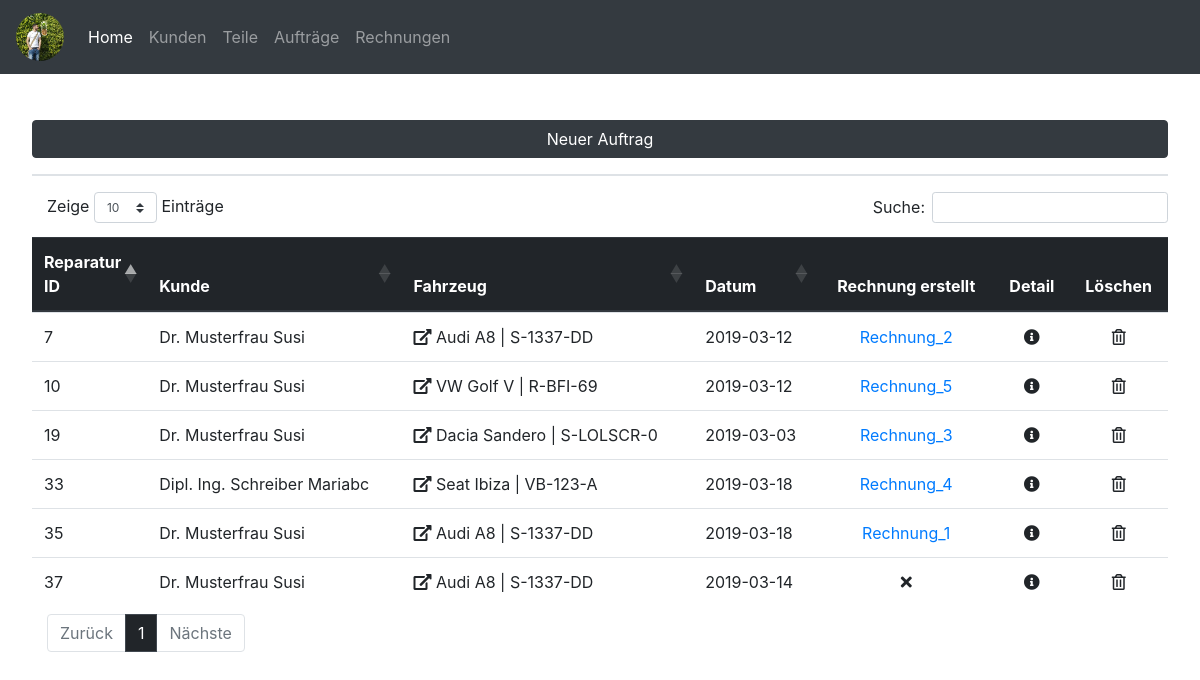
The page /contract_list.php on the database its author committed.
### tables this page shows
CREATE TABLE `reparatur` (
  `repid` int(11) NOT NULL,
  `fzid` int(11) NOT NULL,
  `datum` date NOT NULL,
  `rechnungerstellt` tinyint(1) NOT NULL
);

CREATE TABLE `kunde` (
  `kundennummer` int(10) NOT NULL,
  `anrede` varchar(15) NOT NULL,
  `titel` varchar(10) NOT NULL,
  `vorname` varchar(20) NOT NULL,
  `nachname` varchar(20) NOT NULL,
  `gebdat` date NOT NULL,
  `strasse` varchar(50) NOT NULL,
  `plz` int(10) NOT NULL,
  `ort` varchar(50) NOT NULL,
  `telefon` varchar(20) NOT NULL,
  `email` varchar(50) NOT NULL,
  `newsletter` tinyint(1) NOT NULL,
  `kommentar` text NOT NULL,
  `kundeseit` date NOT NULL
);

CREATE TABLE `fahrzeug` (
  `fzid` int(11) NOT NULL,
  `kundeid` int(11) NOT NULL,
  `marke` varchar(20) NOT NULL,
  `type` varchar(20) NOT NULL,
  `kennzeichen` varchar(10) NOT NULL,
  `fahrgestellnummer` varchar(30) NOT NULL,
  `nationalcode` varchar(20) NOT NULL,
  `motorkennzeichen` varchar(4) NOT NULL,
  `getriebekennzeichen` varchar(20) NOT NULL,
  `farbe` varchar(20) NOT NULL,
  `treibstoff` varchar(20) NOT NULL,
  `leistung` int(3) NOT NULL,
  `hubraum` int(5) NOT NULL,
  `erstzulassung` date NOT NULL
);

CREATE TABLE `rechnung` (
  `rechnungid` int(11) NOT NULL,
  `repid` int(11) DEFAULT NULL,
  `rechnungsnummer` int(11) NOT NULL,
  `rechnungsdatum` date NOT NULL,
  `kundenid` int(11) NOT NULL,
  `fahrzeugid` int(11) DEFAULT NULL,
  `summe` float DEFAULT NULL,
  `status` varchar(20) DEFAULT NULL
);

### contract_list.php (the view, shortened to what this page needs)
<?php include_once('connection.php') ?>
<?php include('header.php') ?>
<?php
$sql ="SELECT * FROM `reparatur`";
$result = $pdo->query($sql);
echo" <button type='button' class='btn btn-dark btn-new-car mb-3 mb-lg-0' data-toggle='modal' data-target='#contractnewmodal'>Neuer Auftrag</button><br /><hr />";
echo "<table id='contracttable' class='display table table-hover'>";
echo "<thead class='thead-dark'>";
echo "<tr>";
echo "<th>Reparatur ID</th>";
echo "<th>Kunde</th>";
echo "<th>Fahrzeug</th>";
echo "<th>Datum</th>";
echo "<th><center>Rechnung erstellt</center></th>";
echo "<th><center>Detail</center></th>";
echo "<th><center>Löschen</center></th>";
echo "</tr>";
echo "</thead>";
echo "<tbody>";
while($row = $result->fetch())
{
    $sql2 ="SELECT * FROM `fahrzeug` WHERE `fzid`=".$row['fzid'];
    $result2 = $pdo->query($sql2);
    while($row2 = $result2->fetch())
    {
        $kundenid = $row2['kundeid'];
        $marke = $row2['marke'];
        $type = $row2['type'];
        $kennzeichen = $row2['kennzeichen'];
    }
    echo "<tr href='contract_detail.php?repid=" . $row['repid']."'>";
    echo "<td class='td-maxw-10'>".$row["repid"]."</td>";
    $sql3 = "SELECT titel, vorname, nachname FROM kunde WHERE kundennummer = $kundenid";
    foreach ($pdo->query($sql3) as $row3) {
        echo '<td>' . $row3['titel'] . ' ' . $row3['nachname'] . ' ' . $row3['vorname'] . '</td>';
    }
    if(isset($kundenid))
    {
        echo "<td><i class='fas fa-external-link-alt'></i></i> <a class='carlink' href='customer_detail.php?kundennummer=" . $kundenid."'>".$marke . ' ' . $type . ' | ' .$kennzeichen."</a></td>";
    }
    else
    {
        echo "<td>".$row["fzid"]."</td>";
    }
    echo "<td>".$row["datum"]."</td>";
    $sqlrechnungsnummer = "SELECT rechnung.rechnungsnummer FROM rechnung LEFT JOIN reparatur ON rechnung.repid = reparatur.repid WHERE rechnung.repid = {$row['repid']}";
    $stmtrechnungsnummer = $pdo->prepare($sqlrechnungsnummer);
    $stmtrechnungsnummer->execute();
    $resultrechnungsnummer = $stmtrechnungsnummer->fetch();
    if ($row["rechnungerstellt"] == 0) {
            echo "<td><center><i class='fas fa-times'></i></center></td>";
        } else {
            echo "<td><center><a href='invoices/Rechnung_" . $resultrechnungsnummer['rechnungsnummer'] . ".pdf'>Rechnung_" . $resultrechnungsnummer['rechnungsnummer'] . "</a></center></td>";
        };
    echo "<td><a href='contract_detail.php?repid=".$row['repid']."'><center><i class='fas fa-info-circle'></i></center></a></td>";
    echo '<td><a style="cursor: pointer;" class="" data-toggle="modal" data-target="#contractdeletemodal' .$row['repid']. '"><center><i class="far fa-trash-alt"></i></center></a></td>';
    echo "</tr>"; ?>
<?php }
echo "</tbody>";
echo "</table>";
?>
<?php include('footer.php') ?>

### static/css/main.css (style rules this page uses)
body { margin: 0; padding: 0; }
a.carlink, a.carlink:link, a.carlink:active, a.carlink:visited { color: #212529; }
.fas, .far { color: #212529; }
.btn-new-car { margin-top: 1rem; width: 100%; }
hr { border: 1px solid #dee2e6; }
.td-maxw-10 { width: 10%; }

### rows shown on the page
reparatur: repid "7", fzid.marke "Audi", fzid.type "A8", fzid.kennzeichen "S-1337-DD", datum "2019-03-12", rechnung.rechnungsnummer "2"
kunde: titel "Dr.", nachname "Musterfrau", vorname "Susi"
reparatur: repid "10", fzid.marke "VW", fzid.type "Golf V", fzid.kennzeichen "R-BFI-69", datum "2019-03-12", rechnung.rechnungsnummer "5"
reparatur: repid "19", fzid.marke "Dacia", fzid.type "Sandero", fzid.kennzeichen "S-LOLSCR-0", datum "2019-03-03", rechnung.rechnungsnummer "3"
reparatur: repid "33", fzid.marke "Seat", fzid.type "Ibiza", fzid.kennzeichen "VB-123-A", datum "2019-03-18", rechnung.rechnungsnummer "4"
kunde: titel "Dipl. Ing.", nachname "Schreiber", vorname "Mariabc"
reparatur: repid "35", fzid.marke "Audi", fzid.type "A8", fzid.kennzeichen "S-1337-DD", datum "2019-03-18", rechnung.rechnungsnummer "1"
reparatur: repid "37", fzid.marke "Audi", fzid.type "A8", fzid.kennzeichen "S-1337-DD", datum "2019-03-14", rechnungerstellt 0 (drawn)
